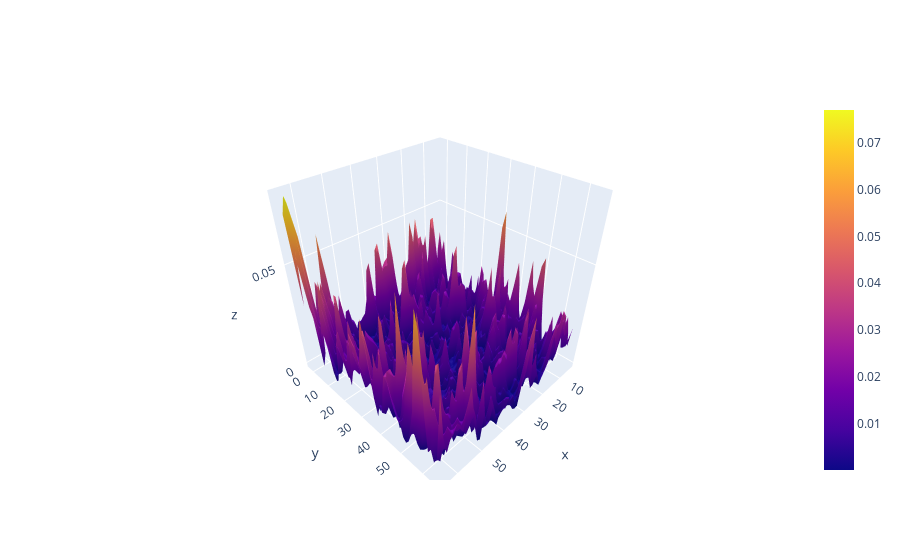

Source (notebook cell):
### Code cell
# Saving ith segment as a textfile.
iSegment = 0
zfilename = Segmentname+'_z_values.csv'; print(zfilename)
xfilename = Segmentname+'_x_values.csv'; print(xfilename)
yfilename = Segmentname+'_y_values.csv'; print(yfilename)
Z2filename = Segmentname+'_Z2_values.csv'; print(Z2filename)
print(np.shape(zgridtot))
print(np.shape(Z2flat_list[iSegment]))

myxgridtot = xgridtot[iSegment,0,:]
myygridtot = ygridtot[iSegment,:,0]
myzgridtot = zgridtot[iSegment,:,:]
myZ2flat = Z2flat_list[iSegment]

nxy = np.shape(myzgridtot)
ny = nxy[0]
nx = nxy[1]
print(nxy)


myZ2 = np.reshape(myZ2flat, (ny-1,nx-1)) # Z2 is 1 shorter in either dimension


print(np.shape(myZ2))
np.savetxt(zfilename, myzgridtot, delimiter = ',')
np.savetxt(xfilename, myxgridtot, delimiter = ',')
np.savetxt(yfilename, myygridtot, delimiter = ',')
np.savetxt(Z2filename, Z2flat_list[iSegment], delimiter = ',')

fig = go.Figure(data = go.Surface(x = myxgridtot[1:], y = myygridtot[1:], z = myZ2))
fig.update_layout(scene = dict(xaxis_title = 'x',yaxis_title = 'y',zaxis_title = 'z'))

### Figure 1 — Plotly figure (JSON) as saved in the notebook; plotly's stock layout.template omitted (floating-point values rounded to 4 significant figures; data arrays with more than 128 entries replaced by an {"elided": "..."} marker saying what was removed)
{"data": [{"type": "surface", "x": [4.055, 5.295, 6.535, 7.775, 9.015, 10.26, 11.5, 12.74, 13.98, 15.22, 16.46, 17.7, 18.94, 20.18, 21.42, 22.66, 23.9, 25.14, 26.38, 27.62, 28.86, 30.1, 31.34, 32.58, 33.82, 35.06, 36.3, 37.54, 38.78, 40.02, 41.26, 42.5, 43.74, 44.98, 46.22, 47.46, 48.7, 49.94, 51.18, 52.42, 53.66, 54.9, 56.14, 57.38, 58.62, 59.87, 61.11, 62.35, 63.59, 64.83], "y": [-1.856, -0.6156, 0.6246, 1.865, 3.105, 4.345, 5.586, 6.826, 8.066, 9.306, 10.55, 11.79, 13.03, 14.27, 15.51, 16.75, 17.99, 19.23, 20.47, 21.71, 22.95, 24.19, 25.43, 26.67, 27.91, 29.15, 30.39, 31.63, 32.87, 34.11, 35.35, 36.59, 37.83, 39.07, 40.31, 41.55, 42.79, 44.03, 45.27, 46.51, 47.75, 48.99, 50.23, 51.47, 52.71, 53.95, 55.19, 56.44, 57.68, 58.92, 60.16, 61.4, 62.64, 63.88, 65.12], "z": {"elided": "55x50 float values"}}], "layout": {"scene": {"xaxis": {"title": {"text": "x"}}, "yaxis": {"title": {"text": "y"}}, "zaxis": {"title": {"text": "z"}}}}}
